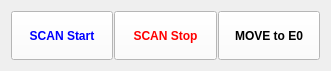
  <widget class="QWidget" name="">
   <property name="geometry">
    <rect>
     <x>470</x>
     <y>130</y>
     <width>331</width>
     <height>71</height>
    </rect>
   </property>
   <layout class="QHBoxLayout" name="horizontalLayout_4">
    <property name="spacing">
     <number>1</number>
    </property>
    <item>
     <widget class="QPushButton" name="btnStartScan">
      <property name="enabled">
       <bool>true</bool>
      </property>
      <property name="sizePolicy">
       <sizepolicy hsizetype="Minimum" vsizetype="Expanding">
        <horstretch>0</horstretch>
        <verstretch>0</verstretch>
       </sizepolicy>
      </property>
      <property name="font">
       <font>
        <weight>75</weight>
        <bold>true</bold>
       </font>
      </property>
      <property name="styleSheet">
       <string notr="true">color: rgb(0, 0, 255);
background-color: rgb(255, 255, 255);</string>
      </property>
      <property name="text">
       <string>SCAN Start</string>
      </property>
     </widget>
    </item>
    <item>
     <widget class="QPushButton" name="btnStopScan">
      <property name="enabled">
       <bool>true</bool>
      </property>
      <property name="sizePolicy">
       <sizepolicy hsizetype="Minimum" vsizetype="Expanding">
        <horstretch>0</horstretch>
        <verstretch>0</verstretch>
       </sizepolicy>
      </property>
      <property name="font">
       <font>
        <weight>75</weight>
        <bold>true</bold>
       </font>
      </property>
      <property name="styleSheet">
       <string notr="true">color: rgb(255, 0, 0);
background-color: rgb(255, 255, 255);
</string>
      </property>
      <property name="text">
       <string>SCAN Stop</string>
      </property>
     </widget>
    </item>
    <item>
     <widget class="QPushButton" name="btnE0">
      <property name="enabled">
       <bool>true</bool>
      </property>
      <property name="sizePolicy">
       <sizepolicy hsizetype="Minimum" vsizetype="Expanding">
        <horstretch>0</horstretch>
        <verstretch>0</verstretch>
       </sizepolicy>
      </property>
      <property name="font">
       <font>
        <weight>75</weight>
        <bold>true</bold>
       </font>
      </property>
      <property name="styleSheet">
       <string notr="true">background-color: rgb(255, 255, 255);
</string>
      </property>
      <property name="text">
       <string>MOVE to E0</string>
      </property>
     </widget>
    </item>
   </layout>
  </widget>
